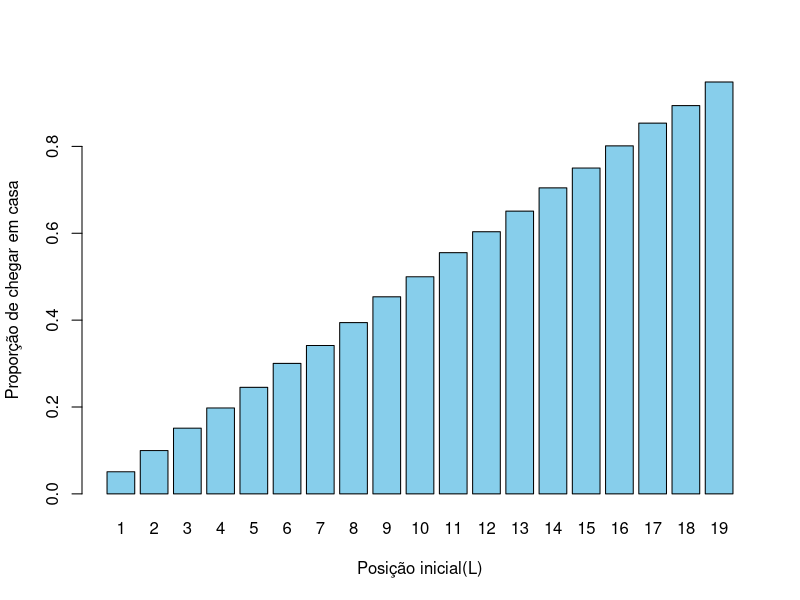

Here is the R script that generated this plot:
#------------------------------------------------------------------------
#Exercicio 5

simulacao_dado <- function(){
  cont <- 0
  lanc <- 0
  while(cont < 2){
    roll <- sample(1:6, 1, replace = TRUE)
    lanc <- lanc + 1
    if(roll == 4){
      cont <- cont + 1
    }
  }
  return(lanc)
}

simulacao_dado()

#-----------------------------------------------------------------------
#Exercicio 6
  
n <- replicate(10000, simulacao_dado())
media_lanc <- mean(n)
media_lanc

#-----------------------------------------------------------------------
#Exercicio 7

fibonacci <- function(n){
  if(n <= 0){
    return(NULL)
  }else if (n == 1){
    return(1)
  }else{
    fib <- numeric(n)
    fib[1] <- 1
    fib[2] <- 1
    for(i in 3:n){
      fib[i] <- fib[i-1] + fib[i-2]
    }
    return(fib)
  }
}

#-----------------------------------------------------------------------
#Exercicio 8

amigo_oculto <- function(){
  pessoas <- c("Michael", "Dwight", "Jim", "Kevin", "Creed")
  sorteio <- sample(pessoas, length(pessoas), replace = FALSE)
  if (sum(sorteio == pessoas) == 0){
    return(1)
  } else {
    return(0)
  }
}

exercicio_8 <- function(){
  r <- replicate(100000,amigo_oculto())
  porc_erro <- mean(r == 0)
  porc_erro
}
exercicio_8()

#-----------------------------------------------------------------------
#Exercicio 9

craps <- function(){
  soma <- sum(sample(1:6, 2, replace = TRUE))
  if (soma %in% c(7, 11)) {
    return(1) 
  }else if (soma %in% c(2, 3, 12)) {
    return(0) 
  }else{
    while(TRUE){
      nova_soma <- sum(sample(1:6, 2, replace = TRUE))
      if (nova_soma == soma){
        return(1) 
      } else if (nova_soma == 7){
        return(0)
      }
    }
  }
}

exercicio_9 <- function(){
  r_craps <- replicate(100000,craps())
  porc_vitorias <- mean(r_craps == 1)
  porc_vitorias
}
exercicio_9()

#-----------------------------------------------------------------------
#Exercicio 10

#a
passeio <- function(L){
  N <- 20
  while(L > 0 && L < N){
    if(runif(1) < 0.5){
      L <- L - 1 
    }else{
      L <- L + 1
    }
  }
  if(L == 0){
    return(0)
  }else{
    return(1)
  }
}

#b
porc_casa <- function(L){
  r <- replicate(10000, passeio(L))
  porc <- mean(r == 1)
  return(porc)
}

#c

L <- 1:19
V_prop <- sapply(L, porc_casa)

barplot(V_prop, names.arg = L, col = "skyblue",
xlab = "Posição inicial(L)", ylab = "Proporção de chegar em casa")
